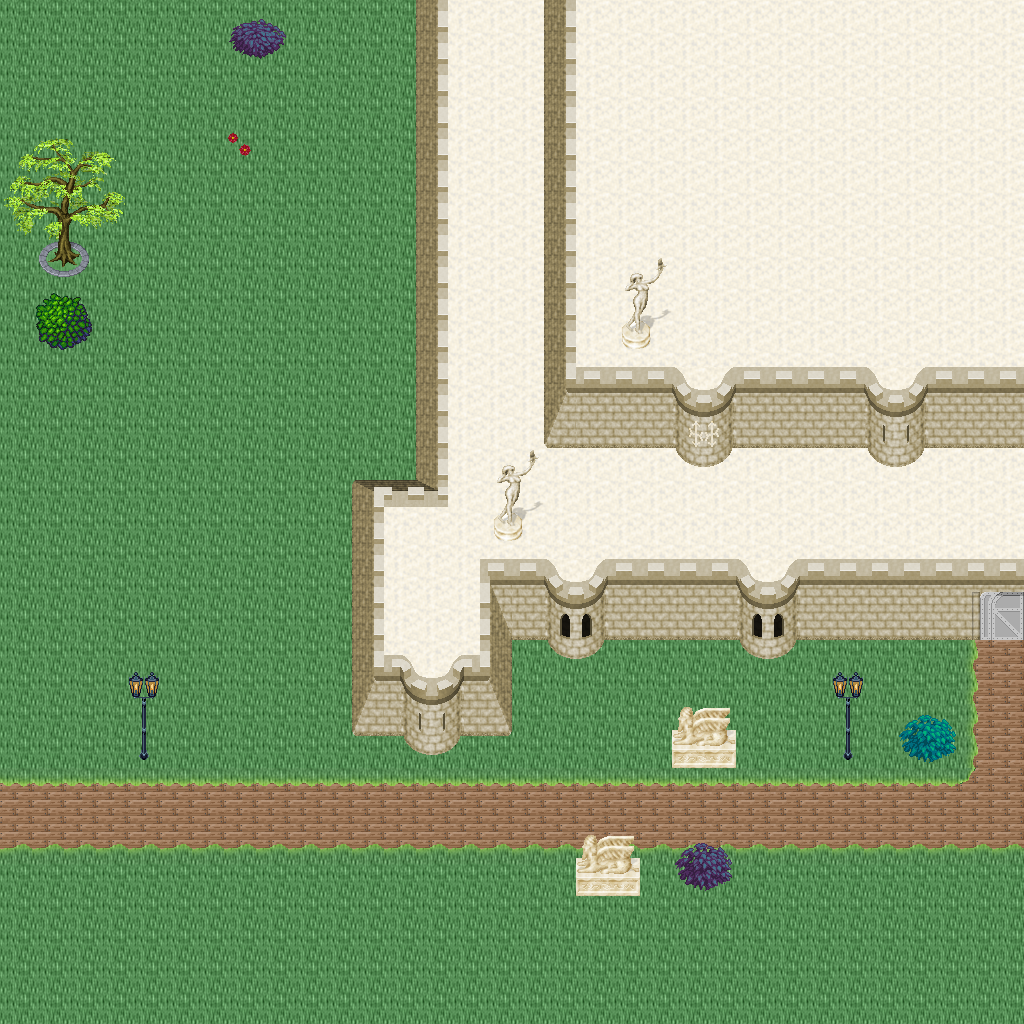

A 2D game scene composited from a Tiled map and its tileset images. What follows is a short description and the map's XML, with each tile layer's data collapsed to a summary:
An orthogonal 32x32 tile map with 32x32 px tiles, 5 tile layers (Ground, Objects, Objects2, Above, ...), 1 hidden layer not drawn, 46 tilesets.

<map version="1.10" tiledversion="1.11.0" orientation="orthogonal" renderorder="right-down" width="32" height="32" tilewidth="32" tileheight="32" infinite="0" nextlayerid="11" nextobjectid="1">
 <tileset firstgid="1" name="logic_collision" tilewidth="32" tileheight="32" tilecount="1" columns="1">
  <image source="../drawable/logic_collision.png" width="32" height="32" />
 </tileset>
 <tileset firstgid="2" name="ground_ground" tilewidth="32" tileheight="32" tilecount="33" columns="3">
  <image source="../drawable/ground_ground.png" width="96" height="352" />
 </tileset>
 <tileset firstgid="35" name="building_castle" tilewidth="32" tileheight="32" tilecount="320" columns="20">
  <image source="../drawable/building_castle.png" width="640" height="512" />
 </tileset>
 <tileset firstgid="355" name="item_weapon_cannon" tilewidth="32" tileheight="32" tilecount="12" columns="3">
  <image source="../drawable/item_weapon_cannon.png" width="96" height="128" />
 </tileset>
 <tileset firstgid="367" name="item_pot_barrels_1" tilewidth="32" tileheight="32" tilecount="8" columns="4">
  <image source="../drawable/item_pot_barrels_1.png" width="128" height="64" />
 </tileset>
 <tileset firstgid="375" name="building_door_door" tilewidth="32" tileheight="32" tilecount="6" columns="3">
  <image source="../drawable/building_door_door.png" width="96" height="64" />
 </tileset>
 <tileset firstgid="381" name="building_door_closed" tilewidth="32" tileheight="32" tilecount="1" columns="1">
  <image source="../drawable/building_door_closed.png" width="32" height="32" />
 </tileset>
 <tileset firstgid="382" name="building_window_window_centered" tilewidth="32" tileheight="32" tilecount="1" columns="1">
  <image source="../drawable/building_window_window_centered.png" width="32" height="32" />
 </tileset>
 <tileset firstgid="383" name="building_decoration_chimney_big" tilewidth="32" tileheight="32" tilecount="2" columns="1">
  <image source="../drawable/building_decoration_chimney_big.png" width="32" height="64" />
 </tileset>
 <tileset firstgid="385" name="ground_grass_corners" tilewidth="32" tileheight="32" tilecount="24" columns="6">
  <image source="../drawable/ground_grass_corners.png" width="192" height="128" />
 </tileset>
 <tileset firstgid="409" name="ground_grass_edges" tilewidth="32" tileheight="32" tilecount="36" columns="12">
  <image source="../drawable/ground_grass_edges.png" width="384" height="96" />
 </tileset>
 <tileset firstgid="445" name="item_statue_lion_statues" tilewidth="32" tileheight="32" tilecount="8" columns="2">
  <image source="../drawable/item_statue_lion_statues.png" width="64" height="128" />
 </tileset>
 <tileset firstgid="453" name="item_statue_girl_with_bird" tilewidth="32" tileheight="32" tilecount="12" columns="4">
  <image source="../drawable/item_statue_girl_with_bird.png" width="128" height="96" />
 </tileset>
 <tileset firstgid="465" name="furniture_light_lamp_blue" tilewidth="32" tileheight="32" tilecount="3" columns="1">
  <image source="../drawable/furniture_light_lamp_blue.png" width="32" height="96" />
 </tileset>
 <tileset firstgid="468" name="light_dim_light_7x5" tilewidth="32" tileheight="32" tilecount="35" columns="7">
  <image source="../drawable/light_dim_light_7x5.png" width="224" height="160" />
 </tileset>
 <tileset firstgid="503" name="plant_flower_daisy_blue" tilewidth="32" tileheight="32" tilecount="8" columns="2">
  <image source="../drawable/plant_flower_daisy_blue.png" width="64" height="128" />
 </tileset>
 <tileset firstgid="511" name="plant_flower_daisy_red" tilewidth="32" tileheight="32" tilecount="8" columns="2">
  <image source="../drawable/plant_flower_daisy_red.png" width="64" height="128" />
 </tileset>
 <tileset firstgid="519" name="plant_flower_daisy_white" tilewidth="32" tileheight="32" tilecount="8" columns="2">
  <image source="../drawable/plant_flower_daisy_white.png" width="64" height="128" />
 </tileset>
 <tileset firstgid="527" name="plant_flower_daisy_yellow" tilewidth="32" tileheight="32" tilecount="8" columns="2">
  <image source="../drawable/plant_flower_daisy_yellow.png" width="64" height="128" />
 </tileset>
 <tileset firstgid="535" name="plant_tree_fall_trees" tilewidth="32" tileheight="32" tilecount="40" columns="8">
  <image source="../drawable/plant_tree_fall_trees.png" width="256" height="160" />
 </tileset>
 <tileset firstgid="575" name="plant_tree_oak_tree" tilewidth="32" tileheight="32" tilecount="20" columns="4">
  <image source="../drawable/plant_tree_oak_tree.png" width="128" height="160" />
 </tileset>
 <tileset firstgid="595" name="plant_tree_chestnut_tree" tilewidth="32" tileheight="32" tilecount="20" columns="4">
  <image source="../drawable/plant_tree_chestnut_tree.png" width="128" height="160" />
 </tileset>
 <tileset firstgid="615" name="plant_tree_locust_tree" tilewidth="32" tileheight="32" tilecount="20" columns="4">
  <image source="../drawable/plant_tree_locust_tree.png" width="128" height="160" />
 </tileset>
 <tileset firstgid="635" name="logic_protection" tilewidth="32" tileheight="32" tilecount="2" columns="2">
  <image source="../drawable/logic_protection.png" width="64" height="32" />
 </tileset>
 <tileset firstgid="637" name="plant_bush_hosta" tilewidth="32" tileheight="32" tilecount="9" columns="3">
  <image source="../drawable/plant_bush_hosta.png" width="96" height="96" />
 </tileset>
 <tileset firstgid="646" name="plant_flower_flowers_mixed" tilewidth="32" tileheight="32" tilecount="16" columns="4">
  <image source="../drawable/plant_flower_flowers_mixed.png" width="128" height="128" />
 </tileset>
 <tileset firstgid="662" name="plant_flower_red_blue_clusters" tilewidth="32" tileheight="32" tilecount="4" columns="1">
  <image source="../drawable/plant_flower_red_blue_clusters.png" width="32" height="128" />
 </tileset>
 <tileset firstgid="666" name="furniture_chair_bench_iron" tilewidth="32" tileheight="32" tilecount="4" columns="2">
  <image source="../drawable/furniture_chair_bench_iron.png" width="64" height="64" />
 </tileset>
 <tileset firstgid="670" name="plant_stump_stump_pale_purple" tilewidth="32" tileheight="32" tilecount="4" columns="2">
  <image source="../drawable/plant_stump_stump_pale_purple.png" width="64" height="64" />
 </tileset>
 <tileset firstgid="674" name="plant_stump_small_stump" tilewidth="32" tileheight="32" tilecount="4" columns="2">
  <image source="../drawable/plant_stump_small_stump.png" width="64" height="64" />
 </tileset>
 <tileset firstgid="678" name="building_decoration_banner" tilewidth="32" tileheight="32" tilecount="12" columns="1">
  <image source="../drawable/building_decoration_banner.png" width="32" height="384" />
 </tileset>
 <tileset firstgid="690" name="building_decoration_chimney" tilewidth="32" tileheight="32" tilecount="2" columns="1">
  <image source="../drawable/building_decoration_chimney.png" width="32" height="64" />
 </tileset>
 <tileset firstgid="692" name="plant_flower_vines_flowered" tilewidth="32" tileheight="32" tilecount="9" columns="3">
  <image source="../drawable/plant_flower_vines_flowered.png" width="96" height="96" />
 </tileset>
 <tileset firstgid="701" name="building_decoration_library_banner" tilewidth="32" tileheight="32" tilecount="6" columns="3">
  <image source="../drawable/building_decoration_library_banner.png" width="96" height="64" />
 </tileset>
 <tileset firstgid="707" name="logic_portal" tilewidth="32" tileheight="32" tilecount="24" columns="8">
  <image source="../drawable/logic_portal.png" width="256" height="96" />
 </tileset>
 <tileset firstgid="731" name="building_cottage" tilewidth="32" tileheight="32" tilecount="256" columns="16">
  <image source="../drawable/building_cottage.png" width="512" height="512" />
 </tileset>
 <tileset firstgid="987" name="building_roof_thatched_roof" tilewidth="32" tileheight="32" tilecount="256" columns="16">
  <image source="../drawable/building_roof_thatched_roof.png" width="512" height="512" />
 </tileset>
 <tileset firstgid="1243" name="building_window_windows" tilewidth="32" tileheight="32" tilecount="256" columns="16">
  <image source="../drawable/building_window_windows.png" width="512" height="512" />
 </tileset>
 <tileset firstgid="1499" name="building_door_doors" tilewidth="32" tileheight="32" tilecount="256" columns="16">
  <image source="../drawable/building_door_doors.png" width="512" height="512" />
 </tileset>
 <tileset firstgid="1755" name="building_decoration_chimney_brown_stacks" tilewidth="32" tileheight="32" tilecount="2" columns="1">
  <image source="../drawable/building_decoration_chimney_brown_stacks.png" width="32" height="64" />
 </tileset>
 <tileset firstgid="1757" name="ground_ground_3" tilewidth="32" tileheight="32" tilecount="5" columns="5">
  <image source="../drawable/ground_ground_3.png" width="160" height="32" />
 </tileset>
 <tileset firstgid="1762" name="plant_bush_bush_pinks" tilewidth="32" tileheight="32" tilecount="4" columns="2">
  <image source="../drawable/plant_bush_bush_pinks.png" width="64" height="64" />
 </tileset>
 <tileset firstgid="1766" name="plant_bushes_and_trees" tilewidth="32" tileheight="32" tilecount="144" columns="16">
  <image source="../drawable/plant_bushes_and_trees.png" width="512" height="289" />
 </tileset>
 <tileset firstgid="1910" name="plant_bush_berried" tilewidth="32" tileheight="32" tilecount="60" columns="5">
  <image source="../drawable/plant_bush_berried.png" width="160" height="384" />
 </tileset>
 <tileset firstgid="1970" name="plant_bush_leafy" tilewidth="32" tileheight="32" tilecount="48" columns="8">
  <image source="../drawable/plant_bush_leafy.png" width="256" height="192" />
 </tileset>
 <tileset firstgid="2018" name="plant_bush_flowering" tilewidth="32" tileheight="32" tilecount="72" columns="8">
  <image source="../drawable/plant_bush_flowering.png" width="256" height="288" />
 </tileset>
 <layer id="1" name="Ground" width="32" height="32">
  <data>[1024 cells, 1021 non-empty, 5 distinct tile ids]</data>
 </layer>
 <layer id="2" name="Objects" width="32" height="32">
  <data>[1024 cells, 194 non-empty, 54 distinct tile ids]</data>
 </layer>
 <layer id="3" name="Objects2" width="32" height="32">
  <data>[1024 cells, 16 non-empty, 10 distinct tile ids]</data>
 </layer>
 <layer id="4" name="Above" width="32" height="32">
  <data>[1024 cells, 32 non-empty, 28 distinct tile ids]</data>
 </layer>
 <layer id="5" name="Above2" width="32" height="32">
  <data>[1024 cells, 0 non-empty, 0 distinct tile ids]</data>
 </layer>
 <layer id="6" name="Walkable" width="32" height="32" visible="0">
  <data>[1024 cells, 422 non-empty, 1 distinct tile ids]</data>
 </layer>
 <objectgroup id="7" name="Mapevents" />
 <objectgroup id="8" name="Spawn" />
 <objectgroup id="9" name="Keys" />
 <objectgroup id="10" name="Replace" />
</map>
